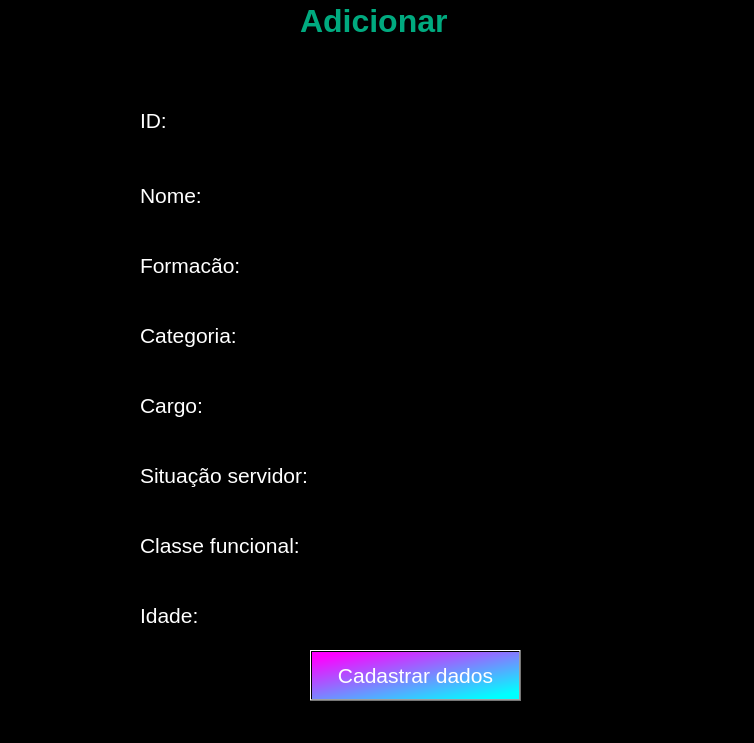
<?xml version="1.0" encoding="UTF-8"?>
<ui version="4.0">
 <class>MainWindow</class>
 <widget class="QMainWindow" name="MainWindow">
  <property name="geometry">
   <rect>
    <x>0</x>
    <y>0</y>
    <width>754</width>
    <height>743</height>
   </rect>
  </property>
  <property name="windowTitle">
   <string>MainWindow</string>
  </property>
  <property name="styleSheet">
   <string notr="true">background-color: rgb(0, 0, 0);</string>
  </property>
  <widget class="QWidget" name="centralwidget">
   <widget class="QLabel" name="label">
    <property name="geometry">
     <rect>
      <x>300</x>
      <y>0</y>
      <width>161</width>
      <height>41</height>
     </rect>
    </property>
    <property name="font">
     <font>
      <pointsize>24</pointsize>
      <weight>75</weight>
      <bold>true</bold>
     </font>
    </property>
    <property name="styleSheet">
     <string notr="true">color: rgb(0, 170, 127);</string>
    </property>
    <property name="text">
     <string>Adicionar</string>
    </property>
   </widget>
   <widget class="QLabel" name="label_2">
    <property name="geometry">
     <rect>
      <x>140</x>
      <y>100</y>
      <width>31</width>
      <height>41</height>
     </rect>
    </property>
    <property name="font">
     <font>
      <pointsize>16</pointsize>
     </font>
    </property>
    <property name="styleSheet">
     <string notr="true">color: rgb(255, 255, 255);</string>
    </property>
    <property name="text">
     <string>ID:</string>
    </property>
   </widget>
   <widget class="QLabel" name="label_3">
    <property name="geometry">
     <rect>
      <x>140</x>
      <y>180</y>
      <width>61</width>
      <height>31</height>
     </rect>
    </property>
    <property name="font">
     <font>
      <pointsize>16</pointsize>
     </font>
    </property>
    <property name="styleSheet">
     <string notr="true">color: rgb(255, 255, 255);</string>
    </property>
    <property name="text">
     <string>Nome:</string>
    </property>
   </widget>
   <widget class="QLabel" name="label_4">
    <property name="geometry">
     <rect>
      <x>140</x>
      <y>250</y>
      <width>101</width>
      <height>31</height>
     </rect>
    </property>
    <property name="font">
     <font>
      <pointsize>16</pointsize>
     </font>
    </property>
    <property name="styleSheet">
     <string notr="true">color: rgb(255, 255, 255);</string>
    </property>
    <property name="text">
     <string>Formacão:</string>
    </property>
   </widget>
   <widget class="QLabel" name="label_5">
    <property name="geometry">
     <rect>
      <x>140</x>
      <y>530</y>
      <width>161</width>
      <height>31</height>
     </rect>
    </property>
    <property name="font">
     <font>
      <pointsize>16</pointsize>
     </font>
    </property>
    <property name="styleSheet">
     <string notr="true">color: rgb(255, 255, 255);</string>
    </property>
    <property name="text">
     <string>Classe funcional:</string>
    </property>
   </widget>
   <widget class="QLabel" name="label_6">
    <property name="geometry">
     <rect>
      <x>140</x>
      <y>390</y>
      <width>61</width>
      <height>31</height>
     </rect>
    </property>
    <property name="font">
     <font>
      <pointsize>16</pointsize>
     </font>
    </property>
    <property name="styleSheet">
     <string notr="true">color: rgb(255, 255, 255);</string>
    </property>
    <property name="text">
     <string>Cargo:</string>
    </property>
   </widget>
   <widget class="QLabel" name="label_7">
    <property name="geometry">
     <rect>
      <x>140</x>
      <y>320</y>
      <width>101</width>
      <height>31</height>
     </rect>
    </property>
    <property name="font">
     <font>
      <pointsize>16</pointsize>
     </font>
    </property>
    <property name="styleSheet">
     <string notr="true">color: rgb(255, 255, 255);</string>
    </property>
    <property name="text">
     <string>Categoria:</string>
    </property>
   </widget>
   <widget class="QLabel" name="label_8">
    <property name="geometry">
     <rect>
      <x>140</x>
      <y>460</y>
      <width>171</width>
      <height>31</height>
     </rect>
    </property>
    <property name="font">
     <font>
      <pointsize>16</pointsize>
     </font>
    </property>
    <property name="styleSheet">
     <string notr="true">color: rgb(255, 255, 255);</string>
    </property>
    <property name="text">
     <string>Situação servidor:</string>
    </property>
   </widget>
   <widget class="QLabel" name="label_9">
    <property name="geometry">
     <rect>
      <x>140</x>
      <y>600</y>
      <width>61</width>
      <height>31</height>
     </rect>
    </property>
    <property name="font">
     <font>
      <pointsize>16</pointsize>
     </font>
    </property>
    <property name="styleSheet">
     <string notr="true">color: rgb(255, 255, 255);</string>
    </property>
    <property name="text">
     <string>Idade:</string>
    </property>
   </widget>
   <widget class="QLineEdit" name="txtIdAdicionar">
    <property name="geometry">
     <rect>
      <x>210</x>
      <y>100</y>
      <width>461</width>
      <height>41</height>
     </rect>
    </property>
    <property name="font">
     <font>
      <pointsize>12</pointsize>
     </font>
    </property>
    <property name="styleSheet">
     <string notr="true">color: rgb(255, 255, 255);</string>
    </property>
    <property name="alignment">
     <set>Qt::AlignCenter</set>
    </property>
   </widget>
   <widget class="QLineEdit" name="txtNomeAdicionar">
    <property name="geometry">
     <rect>
      <x>240</x>
      <y>170</y>
      <width>431</width>
      <height>41</height>
     </rect>
    </property>
    <property name="font">
     <font>
      <pointsize>12</pointsize>
     </font>
    </property>
    <property name="styleSheet">
     <string notr="true">color: rgb(255, 255, 255);</string>
    </property>
    <property name="alignment">
     <set>Qt::AlignCenter</set>
    </property>
   </widget>
   <widget class="QLineEdit" name="txtFormacaoAdicionar">
    <property name="geometry">
     <rect>
      <x>280</x>
      <y>240</y>
      <width>391</width>
      <height>41</height>
     </rect>
    </property>
    <property name="font">
     <font>
      <pointsize>12</pointsize>
     </font>
    </property>
    <property name="styleSheet">
     <string notr="true">color: rgb(255, 255, 255);</string>
    </property>
    <property name="alignment">
     <set>Qt::AlignCenter</set>
    </property>
   </widget>
   <widget class="QLineEdit" name="txtCategoriaAdicionar">
    <property name="geometry">
     <rect>
      <x>280</x>
      <y>310</y>
      <width>391</width>
      <height>41</height>
     </rect>
    </property>
    <property name="font">
     <font>
      <pointsize>12</pointsize>
     </font>
    </property>
    <property name="styleSheet">
     <string notr="true">color: rgb(255, 255, 255);</string>
    </property>
    <property name="alignment">
     <set>Qt::AlignCenter</set>
    </property>
   </widget>
   <widget class="QLineEdit" name="txtCargoAdicionar">
    <property name="geometry">
     <rect>
      <x>240</x>
      <y>380</y>
      <width>431</width>
      <height>41</height>
     </rect>
    </property>
    <property name="font">
     <font>
      <pointsize>12</pointsize>
     </font>
    </property>
    <property name="styleSheet">
     <string notr="true">color: rgb(255, 255, 255);</string>
    </property>
    <property name="alignment">
     <set>Qt::AlignCenter</set>
    </property>
   </widget>
   <widget class="QLineEdit" name="txtSitServidorAdicionar">
    <property name="geometry">
     <rect>
      <x>340</x>
      <y>450</y>
      <width>331</width>
      <height>41</height>
     </rect>
    </property>
    <property name="font">
     <font>
      <pointsize>12</pointsize>
     </font>
    </property>
    <property name="styleSheet">
     <string notr="true">color: rgb(255, 255, 255);</string>
    </property>
    <property name="alignment">
     <set>Qt::AlignCenter</set>
    </property>
   </widget>
   <widget class="QLineEdit" name="txtClasseFuncionalAdicionar">
    <property name="geometry">
     <rect>
      <x>340</x>
      <y>520</y>
      <width>341</width>
      <height>41</height>
     </rect>
    </property>
    <property name="font">
     <font>
      <pointsize>12</pointsize>
     </font>
    </property>
    <property name="styleSheet">
     <string notr="true">color: rgb(255, 255, 255);</string>
    </property>
    <property name="alignment">
     <set>Qt::AlignCenter</set>
    </property>
   </widget>
   <widget class="QLineEdit" name="txtIdadeAdicionar">
    <property name="geometry">
     <rect>
      <x>240</x>
      <y>590</y>
      <width>101</width>
      <height>41</height>
     </rect>
    </property>
    <property name="font">
     <font>
      <pointsize>12</pointsize>
     </font>
    </property>
    <property name="styleSheet">
     <string notr="true">color: rgb(255, 255, 255);</string>
    </property>
    <property name="text">
     <string/>
    </property>
    <property name="alignment">
     <set>Qt::AlignCenter</set>
    </property>
   </widget>
   <widget class="QPushButton" name="btnCadastrarAdicionar">
    <property name="geometry">
     <rect>
      <x>310</x>
      <y>650</y>
      <width>211</width>
      <height>51</height>
     </rect>
    </property>
    <property name="font">
     <font>
      <pointsize>16</pointsize>
     </font>
    </property>
    <property name="styleSheet">
     <string notr="true">background-color: qlineargradient(spread:pad, x1:0.085, y1:0.0625, x2:0.903, y2:0.9375, stop:0 rgba(255, 0, 255, 255), stop:1 rgba(0, 255, 255, 255));
color: rgb(255, 255, 255);</string>
    </property>
    <property name="text">
     <string>Cadastrar dados</string>
    </property>
   </widget>
  </widget>
  <widget class="QMenuBar" name="menubar">
   <property name="geometry">
    <rect>
     <x>0</x>
     <y>0</y>
     <width>754</width>
     <height>21</height>
    </rect>
   </property>
  </widget>
  <widget class="QStatusBar" name="statusbar"/>
 </widget>
 <resources/>
 <connections/>
</ui>
